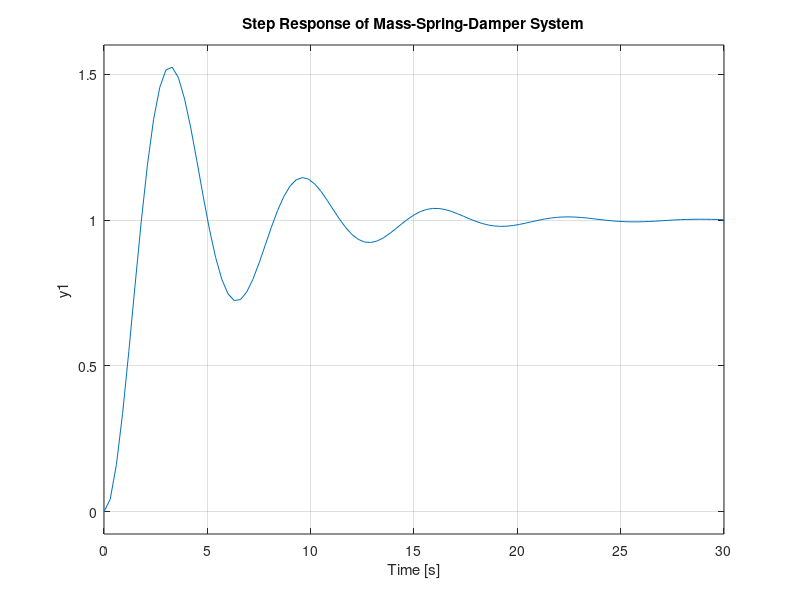

MATLAB code for this plot:
clear; clc;

m = 1.0;
c = 0.4;
k = 1.0;

% mx'' + cx' + kx = u
% today focus on X(s) / U(s)
% which is: Given an input force, how will the output position change?

% Laplace Transform:
% L{x'(t)} = sX(s)
% L{x''(t)} = x^2 X(s)

num = [1];   % numerator  X(s) = ( 1 / (ms^2 + cs + k) ) * U(s)
den = [m c k];  % denominator   ms^2 + cs + k
sys = tf(num, den);

figure;
step(sys);
grid on;
title('Step Response of Mass-Spring-Damper System')
